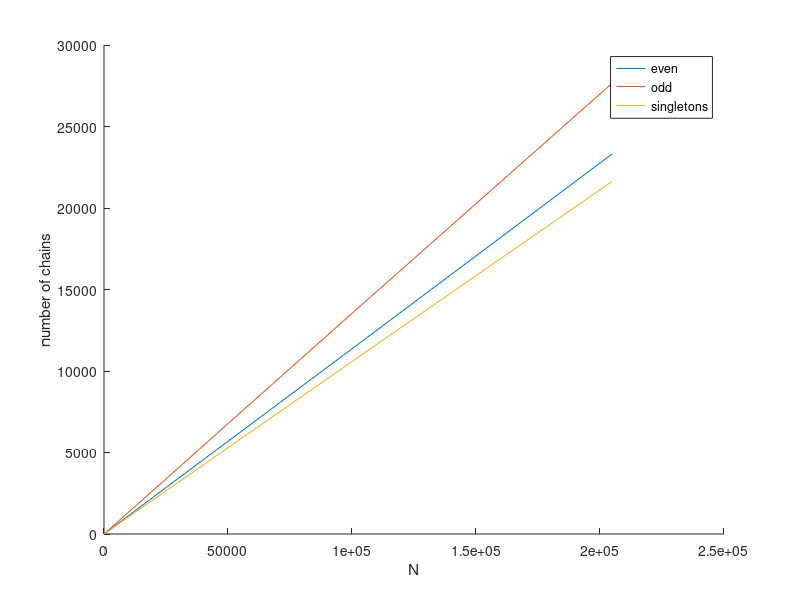
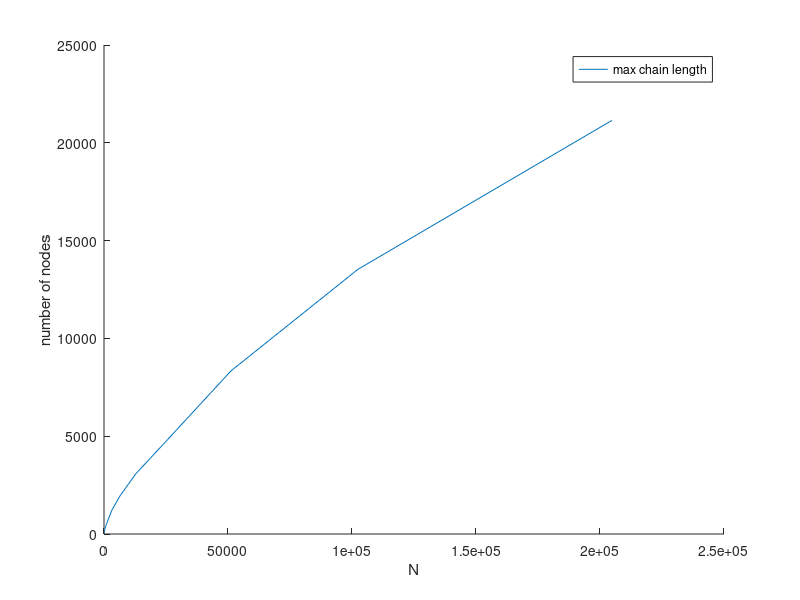
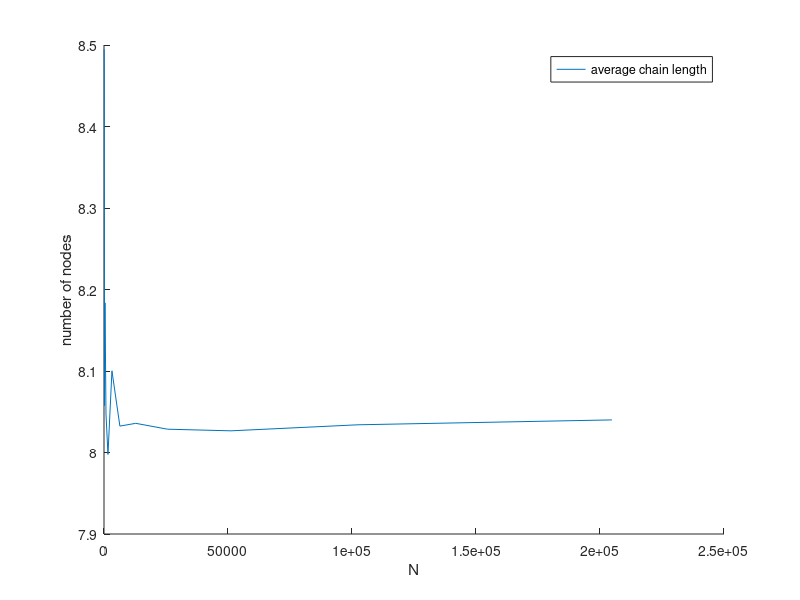
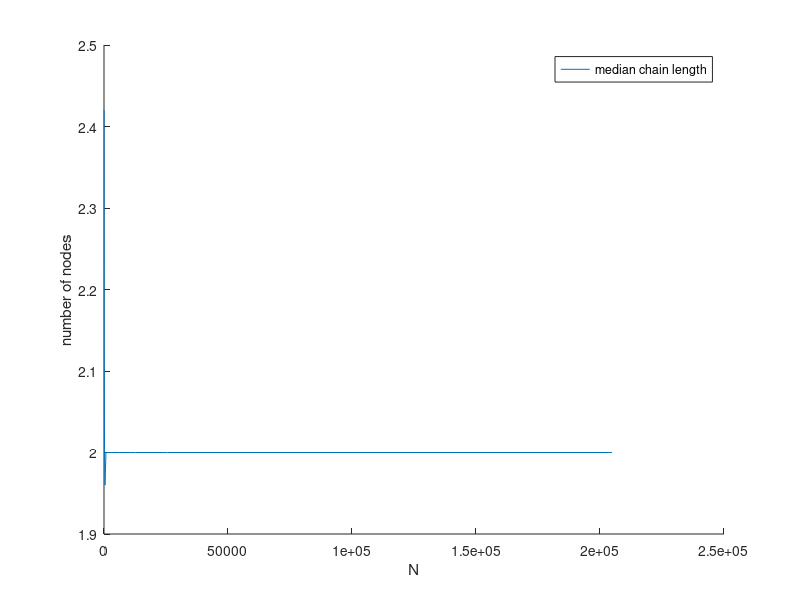

Here is the MATLAB script that generated these plots, in order:
function [averages] = process_counting() 

M = dlmread('countChains3.txt');
[rows, cols] = size(M); 

averages = []; 

currRow = 1; 
while currRow + 49 <= rows
    averages = [averages; sum(M(currRow : currRow + 49, :)) / 50];
    currRow = currRow + 50; 
end

remaining = M(currRow : end, :); 

averages = [averages; sum(remaining) / size(remaining, 1)];

figure;
hold on;
plot(averages(:, 1), averages(: , 2 : 4)); 
xlabel('N'); 
ylabel('number of chains'); 
legend('even', 'odd', 'singletons'); 

figure;
hold on;
plot(averages(:, 1), averages(:, 5));
xlabel('N');
ylabel('number of nodes'); 
legend('max chain length'); 

figure;
hold on;
plot(averages(:, 1), averages(:, 6));
xlabel('N');
ylabel('number of nodes'); 
legend('average chain length'); 

figure;
hold on;
plot(averages(:, 1), averages(:, 7));
xlabel('N');
ylabel('number of nodes'); 
legend('median chain length'); 

end